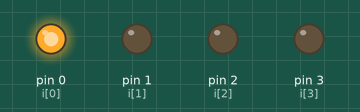
Recording of a program running on a simulated MicroPython board. Parts: output pins drawn as LEDs (lit = HIGH).

Above: at 0.02 s.
At 0.47 s:
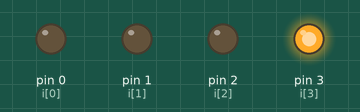
At 0.92 s:
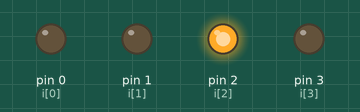
At 1.37 s:
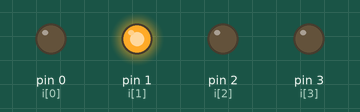
At 2.8 s:
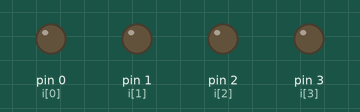
Timing chart, 0 to 3.1 s (numbered marks = the images above):
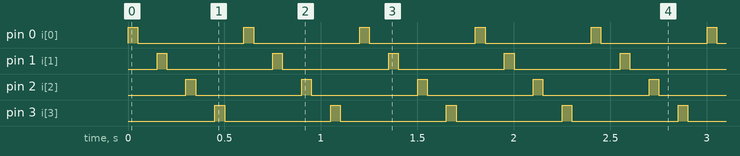

Measured:
- by itself, pin 0 (i[0]), pin 1 (i[1]), pin 2 (i[2]), pin 3 (i[3]): alternates HIGH for 0.05 s and LOW for 0.55 s

The program:

blink_4_led.py
```python
'''
17 10 2021
este programa hace una secuencia con 4 leds
'''
#importar libreria

from machine import Pin
from time import sleep_ms


#definicion de puertos
led=[0,1,2,3]
for i in range(4):
    led[i]=Pin(i,Pin.OUT)
#funcion principal

def main():
    while 1:
        for i in range (4):
            led[i].on()
            sleep_ms (50)
            led[i].off()
            sleep_ms (100)
main()
```
